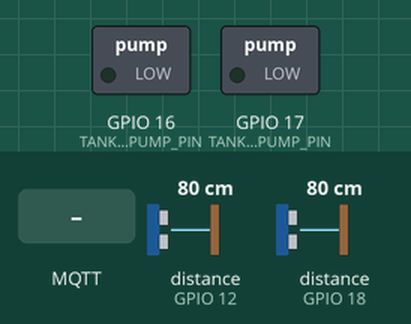
The program below on a simulated ESP32. Parts: switched loads named in the program (green lamp = pin HIGH). Wiring (inferred from the names in the program): 2 × ultrasonic range finder: trigger GPIO 14, echo GPIO 12 / trigger GPIO 19, echo GPIO 18. Inputs (shaded band) come from the test bench; at power-on: distance to the obstacle (sensors on GPIO 12, GPIO 18) 80 cm. The echo pulse lasts 58.3 µs per cm; WiFi joins after 1.5 s; servers stay silent unless stated; no MQTT or app messages arrive unless stated; pins used as bus, display or sensor lines are not drawn; what the program prints to the serial monitor is not drawn.

Above: at 1.3 s.
1.4 s: distance to the obstacle (sensor on GPIO 12) set to 16 cm
3.5 s: distance to the obstacle (sensor on GPIO 12) set to 13 cm
At 5.3 s:
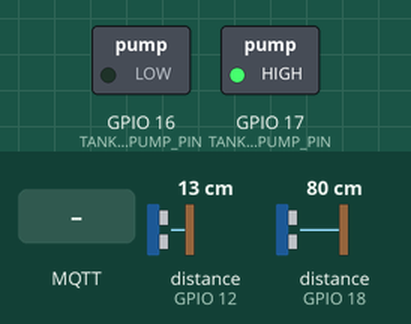
5.6 s: distance to the obstacle (sensor on GPIO 18) set to 18 cm
8.7 s: distance to the obstacle (sensor on GPIO 18) set to 14 cm
At 10.2 s:
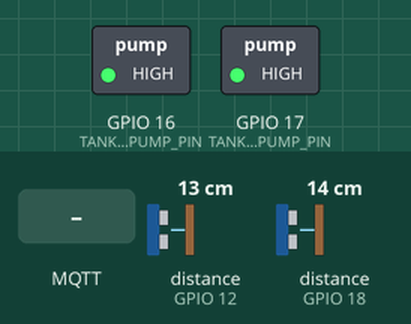
11.1 s: distance to the obstacle (sensor on GPIO 12) set to 18 cm
At 12.2 s:
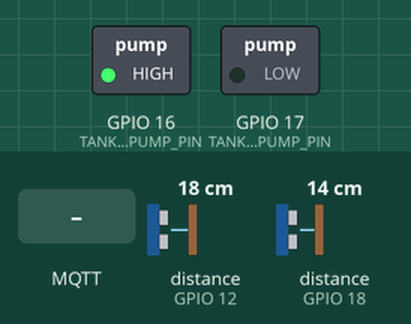
13.2 s: MQTT message "hydro/raspberry" arrives on the first subscribed topic
At 14.3 s:
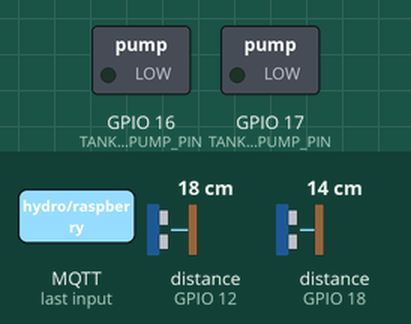
Timing chart, 0 to 16.2 s (numbered marks = the images above; inputs shaded):
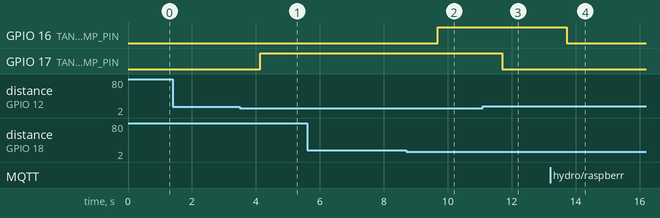

Measured:
- the behaviour switches between 15 and 14 cm on distance to the obstacle (sensor on GPIO 12) (found by bisection; images 0 and 1)
- the behaviour switches between 16 and 15 cm on distance to the obstacle (sensor on GPIO 18) (found by bisection; images 1 and 2)
- after the input at 1.4 s, every drawn part: stays the same
- after the input at 3.5 s, GPIO 17 (TANK_B_PUMP_PIN): LOW → HIGH after 0.64 s
- after the input at 5.6 s, every drawn part: stays the same
- after the input at 8.7 s, GPIO 16 (TANK_A_PUMP_PIN): LOW → HIGH after 0.99 s
- after the input at 11.1 s, GPIO 17 (TANK_B_PUMP_PIN): HIGH → LOW after 0.60 s
- after the input at 13.2 s, GPIO 16 (TANK_A_PUMP_PIN): HIGH → LOW after 0.52 s

The program:

main.cpp
```cpp
#include <Arduino.h>
#include <PIWiFi.h>
#include <PIMQTT.h>

PIWiFi *wiFiController;
PIMQTT *mqttController;

#define ECHO_PIN_A 18    // Naranja
#define TRIGGER_PIN_A 19 // Verde
#define ECHO_PIN_B 12    // Naranja
#define TRIGGER_PIN_B 14 // Verde
#define TANK_A_PUMP_PIN 16
#define TANK_B_PUMP_PIN 17

int waterLevelA = 0, waterLevelB = 0;
String hydroGenOn = "ON";
unsigned long _lastInteraction = 0;

void callback(char *topic, byte *payload, unsigned int length)
{
  Serial.println("Message arrived [" + String(topic) + "]");

  String message;

  for (int i = 0; i < length; i++)
  {
    message += (char)payload[i];
  }

  Serial.print("[MESSAGE]: ");
  Serial.println(message);

  String stringTopic = String(topic);

  if (stringTopic == "hydro/raspberry")
  {
    hydroGenOn = message;
  }
}

void setup()
{
  Serial.begin(9600);

  wiFiController = new PIWiFi("Luis", "h3110w0r1d", 500);
  mqttController = new PIMQTT("192.168.43.129", "PumpsClient", 1883);
  mqttController->_mqttClient->setCallback(callback);

  pinMode(TRIGGER_PIN_A, OUTPUT);
  pinMode(ECHO_PIN_A, INPUT);
  pinMode(TRIGGER_PIN_B, OUTPUT);
  pinMode(ECHO_PIN_B, INPUT);
  pinMode(TANK_A_PUMP_PIN, OUTPUT);
  pinMode(TANK_B_PUMP_PIN, OUTPUT);
}

void updateWaterLevel()
{
  digitalWrite(TRIGGER_PIN_A, LOW);
  delayMicroseconds(4);

  digitalWrite(TRIGGER_PIN_A, HIGH);
  delayMicroseconds(10);

  digitalWrite(TRIGGER_PIN_A, LOW);

  int durationA = pulseIn(ECHO_PIN_A, HIGH);

  waterLevelA = durationA * 100 / 292 / 2;

  digitalWrite(TRIGGER_PIN_B, LOW);
  delayMicroseconds(4);

  digitalWrite(TRIGGER_PIN_B, HIGH);
  delayMicroseconds(10);

  digitalWrite(TRIGGER_PIN_B, LOW);

  int durationB = pulseIn(ECHO_PIN_B, HIGH);

  waterLevelB = durationB * 100 / 292 / 2;

  delay(500);

  // Maximo llenado 6.5CM
  // Mínimo 10CM

  // Grande
  // Minimo 16 CM Se detiene bomba
  // Maximo 6.5 CM // Maximo Arrancar bomba
}

void updatePumps()
{
  if (hydroGenOn != "ON")
  {
    digitalWrite(TANK_A_PUMP_PIN, LOW);
    digitalWrite(TANK_B_PUMP_PIN, LOW);
    return;
  }

  digitalWrite(TANK_A_PUMP_PIN, waterLevelA <= 156 && waterLevelB >= 50);
  digitalWrite(TANK_B_PUMP_PIN, waterLevelB <= 140 && waterLevelA >= 65);
}

void publishStatus()
{
  unsigned long timePass = millis() - _lastInteraction;

  if (timePass < 2000)
  {
    return;
  }

  _lastInteraction = millis();

  char message[32];
  snprintf(message, sizeof(message), "%i,%i,%s", waterLevelA, waterLevelB, hydroGenOn);

  Serial.println(message);

  mqttController->_mqttClient->publish("hydro/esp", message);
}

void loop()
{
  wiFiController->loop();
  mqttController->loop();
  updateWaterLevel();
  updatePumps();
  publishStatus();
}
```

PIWiFiConnectedHandler.cpp
```cpp
#include <PIWiFiHandler.h>
#include <WiFi.h>

void PIWIFI_CONNECTED_HANDLER(PIWiFiState *wifiState)
{
  if (!wifiState->_isConnecting)
  {
    return;
  }

  wifiState->_isConnecting = false;

  Serial.println("WiFi connected");
  Serial.println("IP address: ");
  Serial.println(WiFi.localIP());
}
```

PIWiFiIdleHandler.cpp
```cpp
#include <PIWiFiHandler.h>
#include <WiFi.h>

void PIWIFI_IDLE_HANDLER(PIWiFiState *wifiState)
{
  if (wifiState->_isConnecting)
  {
    return;
  }

  Serial.print("Connecting to ");
  Serial.println(wifiState->_ssid);

  wifiState->_isConnecting = true;
  WiFi.begin(wifiState->_ssid, wifiState->_password);
}
```
